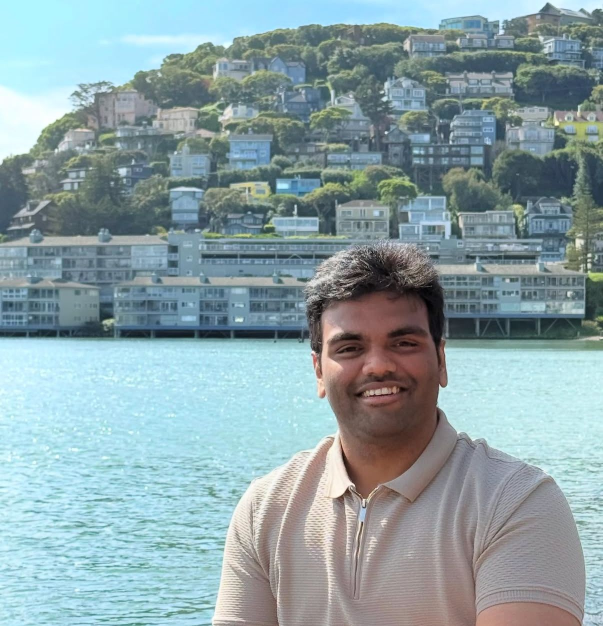
#> input picture data/train/mohan/WhatsApp Image 2025-10-21 at 8.27.31 PM.jpeg, 1206 x 1252 px (shown at 1/2 size); its folder holds only this picture in this run
$ python extract_sample_face.py
#> lines starting #> are read from the running program, lines starting #| are printed output that depends on the picture
"""
Extract and display sample faces from training images
"""

import cv2
import os
import numpy as np

def extract_sample_faces():
    """Extract sample faces from each class and save them"""
    data_path = 'data/train'
    output_path = 'sample_extracted_faces'

    # Create output directory
    os.makedirs(output_path, exist_ok=True)

    # Get class names
    class_names = sorted([d for d in os.listdir(data_path)
                         if os.path.isdir(os.path.join(data_path, d))])

    print(f"Found classes: {class_names}")

    face_cascade = cv2.CascadeClassifier(cv2.data.haarcascades + 'haarcascade_frontalface_default.xml')

    for class_name in class_names:
        class_path = os.path.join(data_path, class_name)
        image_files = [f for f in os.listdir(class_path)
                      if f.lower().endswith(('.jpg', '.jpeg', '.png', '.bmp'))]

        print(f"\nProcessing {class_name}...")

        # Process first image from each class
        for image_file in image_files[:1]:  # Just get first image
            image_path = os.path.join(class_path, image_file)

            try:
                # Load image
                image = cv2.imread(image_path)
#> image is the input picture: shape (1252, 1206, 3); mean B, G, R 165.9, 161.4, 139.8
                if image is None:
                    continue

                # Convert to RGB
                image_rgb = cv2.cvtColor(image, cv2.COLOR_BGR2RGB)

                # Detect face
                gray = cv2.cvtColor(image_rgb, cv2.COLOR_RGB2GRAY)
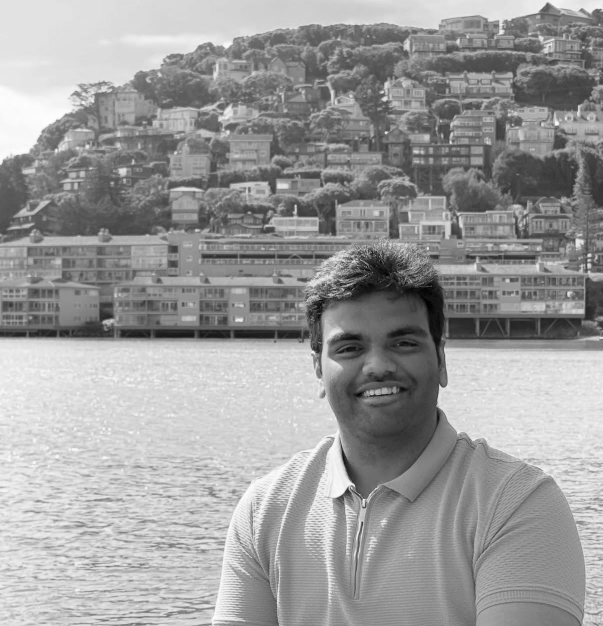
#> gray: shape (1252, 1206) (shown at 1/2 size); min 0, max 255, mean 155.5
                faces = face_cascade.detectMultiScale(
                    gray,
                    scaleFactor=1.1,
                    minNeighbors=5,
                    minSize=(30, 30)
                )
#> faces = [[771, 290, 56, 56], [619, 590, 260, 260]]

                if len(faces) == 0:
                    # Try with more lenient parameters
                    faces = face_cascade.detectMultiScale(
                        gray,
                        scaleFactor=1.2,
                        minNeighbors=3,
                        minSize=(20, 20)
                    )

                if len(faces) == 0:
                    print(f"  No face detected in {image_file}")
                    continue

                # Select largest face
                largest_face = max(faces, key=lambda x: x[2] * x[3])
#> largest_face = [619, 590, 260, 260]
                x, y, w, h = largest_face
#> x = 619; y = 590; w = 260; h = 260

                # Add padding
                padding = max(w, h) // 4
#> padding = 65
                x1 = max(0, x - padding)
#> x1 = 554
                y1 = max(0, y - padding)
#> y1 = 525
                x2 = min(image_rgb.shape[1], x + w + padding)
#> x2 = 944
                y2 = min(image_rgb.shape[0], y + h + padding)
#> y2 = 915

                # Extract face with padding
                face_img = image_rgb[y1:y2, x1:x2]
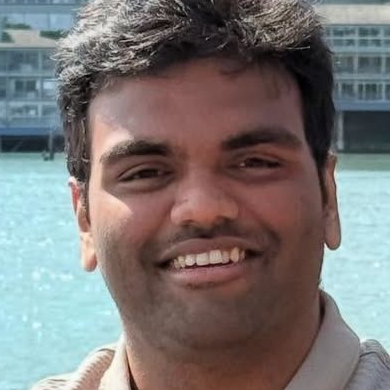
#> face_img: shape (390, 390, 3); mean R, G, B 122.2, 117.6, 116.5

                # Resize to 224x224 (same as training)
                face_img_resized = cv2.resize(face_img, (224, 224))

                # Save original extracted face
                face_bgr = cv2.cvtColor(face_img, cv2.COLOR_RGB2BGR)
                output_file = os.path.join(output_path, f"{class_name}_extracted.jpg")
                cv2.imwrite(output_file, face_bgr)
                print(f"  ✓ Saved: {output_file} (Original size: {face_img.shape[1]}x{face_img.shape[0]})")
#|   ✓ Saved: sample_extracted_faces/mohan_extracted.jpg (Original size: 390x390)

                # Save resized face (224x224)
                face_resized_bgr = cv2.cvtColor(face_img_resized, cv2.COLOR_RGB2BGR)
                output_file_resized = os.path.join(output_path, f"{class_name}_resized_224x224.jpg")
                cv2.imwrite(output_file_resized, face_resized_bgr)
                print(f"  ✓ Saved: {output_file_resized} (Resized: 224x224)")

                # Also save with bounding box on original image
                image_with_box = image.copy()
                cv2.rectangle(image_with_box, (x, y), (x+w, y+h), (0, 255, 0), 3)
                cv2.rectangle(image_with_box, (x1, y1), (x2, y2), (255, 0, 0), 2)
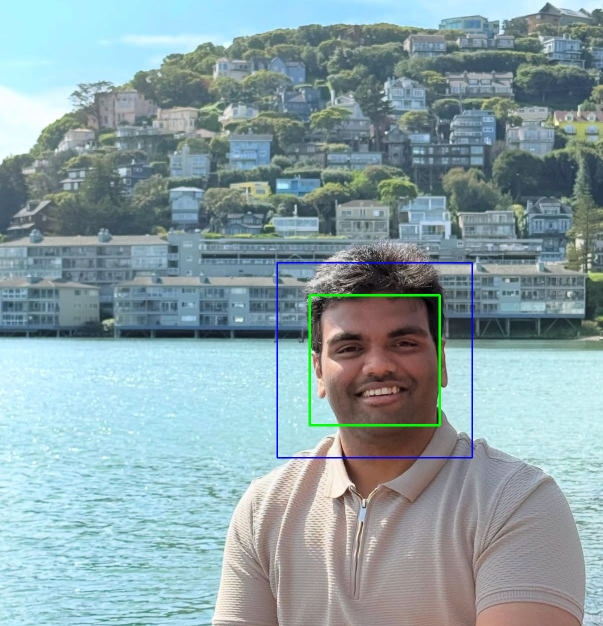
#> image_with_box: shape (1252, 1206, 3) (shown at 1/2 size); mean B, G, R 165.9, 161.5, 139
                output_file_box = os.path.join(output_path, f"{class_name}_with_detection.jpg")
                cv2.imwrite(output_file_box, image_with_box)
                print(f"  ✓ Saved: {output_file_box} (Green: face, Blue: with padding)")

                break  # Only process first image per class

            except Exception as e:
                print(f"  Error processing {image_file}: {str(e)}")
                continue
#> pass 2 of the loop in extract_sample_faces, `for class_name in class_names:`:
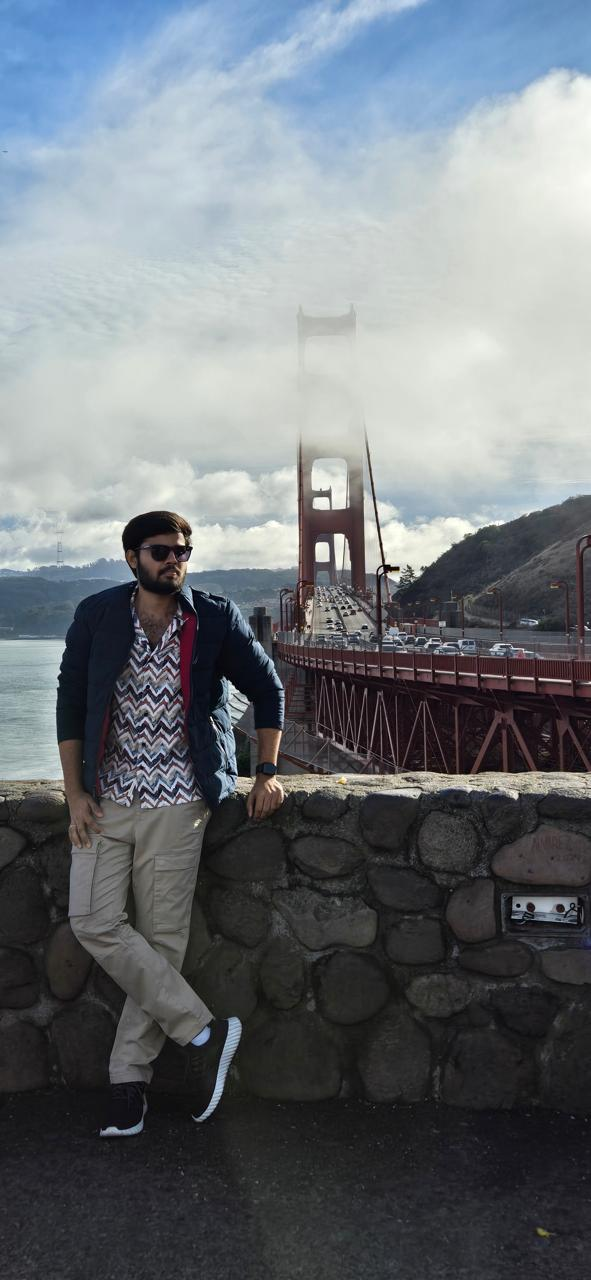
#> input picture data/train/sai/WhatsApp Image 2025-10-21 at 8.32.47 PM (1).jpeg, 591 x 1280 px
#> in extract_sample_faces, image is the input picture: shape (1280, 591, 3); mean B, G, R 121.3, 116.2, 110.6
#> image_rgb: shape (1280, 591, 3)
#> in extract_sample_faces, `gray = cv2.cvtColor(image_rgb, cv2.COLOR_RGB2GRAY)`:
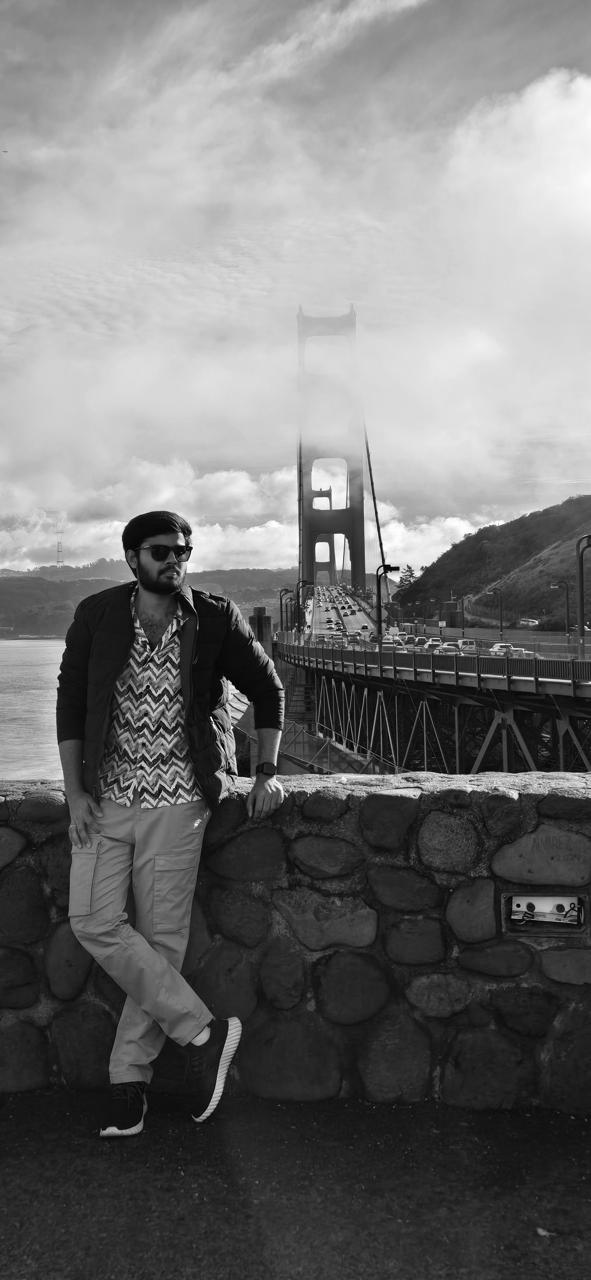
#> gray: shape (1280, 591); min 0, max 255, mean 115.1
#> faces = [[151, 510, 56, 56], [108, 1021, 58, 58], [414, 808, 58, 58], [103, 656, 99, 99]]
#> largest_face = [103, 656, 99, 99]
#> x = 103; y = 656; w = 99
#> padding = 24
#> x1 = 79
#> y1 = 632
#> x2 = 226
#> y2 = 779
#> face_img: shape (147, 147, 3)
#> face_bgr: shape (147, 147, 3)
#|   ✓ Saved: sample_extracted_faces/sai_extracted.jpg (Original size: 147x147)
#> in extract_sample_faces, `cv2.rectangle(image_with_box, (x1, y1), (x2, y2), (255, 0, 0), 2)`:
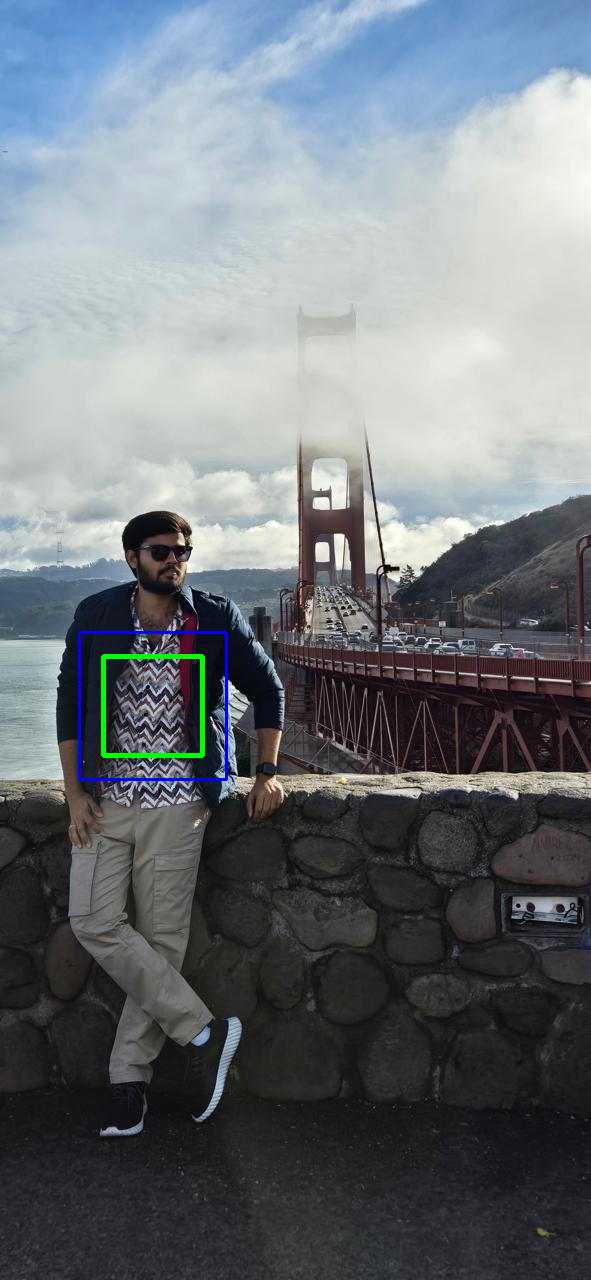
#> image_with_box: shape (1280, 591, 3); mean B, G, R 121.6, 116.6, 110.4

    print(f"\n✅ Sample faces extracted to: {output_path}/")
    print("\nFiles created:")
    for class_name in class_names:
        print(f"  - {class_name}_extracted.jpg (original extracted face)")
        print(f"  - {class_name}_resized_224x224.jpg (resized for model)")
        print(f"  - {class_name}_with_detection.jpg (original with detection box)")

if __name__ == '__main__':
    extract_sample_faces()
